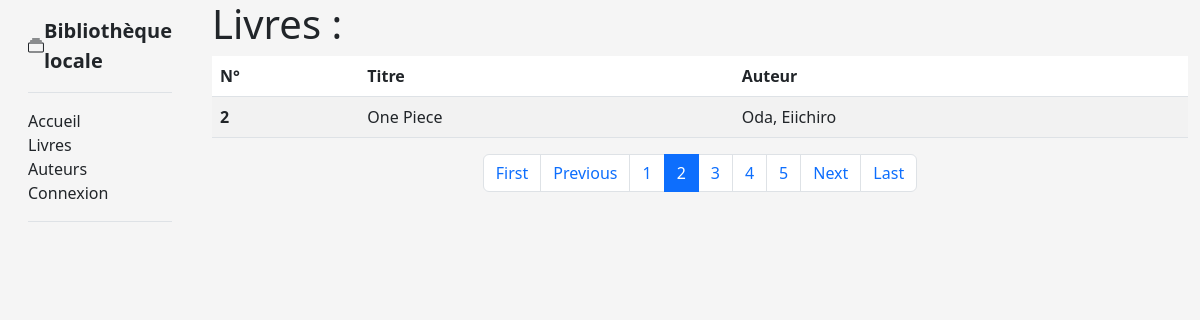
The page /catalog/books/?page=2 on the database as committed earlier.
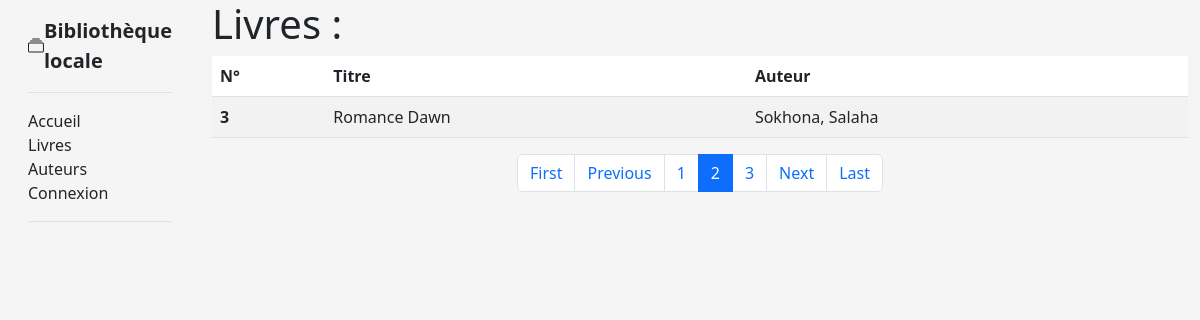
The same page on the database as committed later.
### catalog/models.py (models this page shows, shortened)
class Book(models.Model):
    title = models.CharField(max_length=200)
    author = models.ForeignKey('Author', on_delete=models.CASCADE, null=True)
    summary = models.TextField(
        max_length=1000, help_text='Enter a brief description of the book')
    isbn = models.CharField(
        'ISBN',
        max_length=13,
        help_text=
        '13 Character <a href="https://www.isbn-international.org/content/what-isbn">ISBN number</a>'
    )
    genre = models.ManyToManyField(Genre,
                                   help_text='Select a genre for this book')
    def get_absolute_url(self):
        return reverse('book-detail', args=[str(self.id)])
    def display_genre(self):
        return ', '.join(genre.name for genre in self.genre.all()[:3])
    display_genre.short_description = 'Genre'

class Author(models.Model):
    first_name = models.CharField(max_length=100)
    last_name = models.CharField(max_length=100)
    date_of_birth = models.DateField(null=True, blank=True)
    date_of_death = models.DateField('Died', null=True, blank=True)
    class Meta:
        ordering = ['last_name', 'first_name']
    def __str__(self):
        return f'{self.last_name}, {self.first_name}'

### catalog/views.py (the view)
# urls.py: path('books/', views.BookListView.as_view(), name='books'),
class BookListView(generic.ListView):
    model = Book
    context_object_name = 'books_list'
    queryset = Book.objects.all()
    paginate_by = 1
    template_name = 'books/books_list.html'

### catalog/templates/books/books_list.html (shortened to what this page needs)
{% extends "base_generic.html" %}
{% block content %}
<h1>Livres :</h1>
{% if books_list %}
<table class="table table-striped">
  <thead>
    <tr>
      <th scope="col">N°</th>
      <th scope="col">Titre</th>
      <th scope="col">Auteur</th>
    </tr>
  </thead>
  <tbody>
    {% for book in books_list %}
    <tr>
      <th scope="row">{{ book.id }}</th>
      <td><a href="{{ book.get_absolute_url }}">{{ book.title }}</a></td>
      <td><a href="{% url 'author-detail' book.author.id %}">{{ book.author }}</a></td>
    </tr>
    {% endfor %}
  </tbody>
</table>
{% else %}
<p>There are no books in the library.</p>
{% endif %}
{% endblock %}

Rows that differ between the two databases and show on the page:
no longer on this page (row edited): Book: id "2", title "One Piece", author "Oda, Eiichiro"
now on this page (row edited): Book: id "3", title "Romance Dawn", author "Sokhona, Salaha"
Other text that changed with them:
list line gone: "4"
list line gone: "5"
